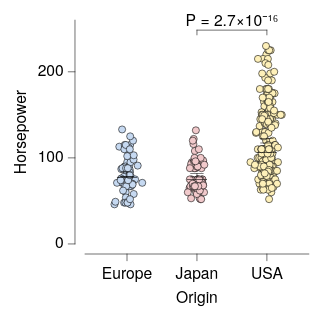

The Vega-Lite source for this figure:
### Vega-Lite specification from a JSON file in a GitHub repository (floating-point values rounded to 4 significant figures; data arrays with more than 128 entries replaced by an {"elided": "..."} marker saying what was removed)
{"background": null, "config": {"arc": {"fill": "#DBDBDB", "fillOpacity": 1.0, "innerRadius": 25.0, "padAngle": 0.03, "stroke": "black", "strokeOpacity": 1, "strokeWidth": 0.25}, "area": {"fill": "#DBDBDB", "fillOpacity": 1.0, "stroke": "black", "strokeOpacity": 1, "strokeWidth": 0.25}, "axis": {"domain": true, "domainCap": "round", "domainColor": "black", "domainWidth": 0.25, "grid": false, "gridCap": "round", "gridColor": "#F1F1F1", "gridDash": [0, 0], "gridOpacity": 1.0, "gridWidth": 0.25, "labelColor": "black", "labelFont": "Helvetica Neue", "labelFontSize": 7, "labelFontStyle": "normal", "labelFontWeight": 400, "offset": 4.5, "ticks": true, "tickCap": "round", "tickColor": "black", "tickRound": false, "tickSize": 3, "tickWidth": 0.25, "titleColor": "black", "titleFont": "Helvetica Neue", "titleFontSize": 7, "titleFontStyle": "normal", "titleFontWeight": 400}, "axisX": {"domain": true, "labelAlign": "center", "labelAngle": 0, "labels": true, "ticks": true, "translate": 0}, "axisY": {"domain": true, "labelAlign": "right", "labelAngle": 0, "labels": true, "ticks": true, "translate": 0}, "axisRight": {"domain": true, "labelAlign": "left", "labelAngle": 0, "labels": true, "ticks": true, "translate": 0}, "axisTop": {"domain": true, "labelAlign": "center", "labelAngle": 0, "labels": true, "ticks": true, "translate": 0}, "axisBand": {"tickOffset": 0}, "bar": {"fill": "#DBDBDB", "fillOpacity": 1.0, "stroke": "black", "strokeOpacity": 1, "strokeWidth": 0.25}, "boxplot": {"size": 9.0, "ticks": {"cornerRadius": 0.25, "fill": "black", "size": 4.5, "thickness": 0.25}, "box": {"fillOpacity": 1.0, "stroke": "black", "strokeOpacity": 1, "strokeWidth": 0.25}, "median": {"fill": "black", "fillOpacity": 1.0, "size": 9.0, "thickness": 0.25}, "rule": {"fill": "black", "fillOpacity": 1.0, "size": 10.0, "stroke": "black", "strokeDash": [0, 0], "strokeOpacity": 1, "strokeWidth": 0.25}, "outliers": {"color": "black", "fill": "black", "fillOpacity": 1.0, "size": 0, "stroke": "black", "strokeOpacity": 1, "strokeWidth": 0.25}}, "circle": {"fill": "black", "fillOpacity": 1.0, "size": 0.5, "stroke": null, "strokeOpacity": 1, "strokeWidth": 0.25}, "errorband": {"band": {"fillOpacity": 0.6, "stroke": null, "strokeWidth": 0.25, "strokeOpacity": 1}, "borders": {"opacity": 0, "strokeOpacity": 0.25, "strokeWidth": 1}}, "errorbar": {"opacity": 1, "rule": {"strokeDash": [0, 0], "strokeWidth": 0.25}, "ticks": {"color": "black", "cornerRadius": 0.125, "opacity": 1, "size": 6.0, "thickness": 0.25}, "thickness": 0.25}, "font": "Helvetica Neue", "geoshape": {"fill": "#DBDBDB", "fillOpacity": 1.0, "stroke": "black", "strokeOpacity": 1, "strokeWidth": 0.25}, "header": {"labelColor": "black", "labelFont": "Helvetica Neue", "labelFontSize": 7, "labelFontStyle": "normal", "labelFontWeight": 400, "titleColor": "black", "titleFont": "Helvetica Neue", "titleFontSize": 7, "titleFontStyle": "normal", "titleFontWeight": 400, "titlePadding": 0}, "legend": {"disable": false, "offset": 4.5, "gradientLength": 50.0, "gradientThickness": 5.0, "gradientOpacity": 1.0, "gradientStrokeColor": "black", "gradientStrokeWidth": 0.25, "labelColor": "black", "labelFont": "Helvetica Neue", "labelFontSize": 7, "labelFontStyle": "normal", "labelFontWeight": 400, "strokeColor": "black", "strokeWidth": 0, "symbolSize": 42, "symbolStrokeColor": "black", "symbolStrokeWidth": 0.25, "titleColor": "black", "titleFont": "Helvetica Neue", "titleFontSize": 7, "titleFontStyle": "normal", "titleFontWeight": 400}, "line": {"color": "black", "stroke": "black", "strokeCap": "round", "strokeDash": [0, 0], "strokeOpacity": 1, "strokeWidth": 0.375}, "point": {"filled": true, "fill": "#DBDBDB", "fillOpacity": 1.0, "size": 5.0, "stroke": "black", "strokeOpacity": 1, "strokeWidth": 0.25}, "range": {"category": ["#C6D9F1", "#F1C9CB", "#FEF0B9", "#CEE37A", "#7AA8E0", "#E589A3", "#FDDD5D", "#68B961", "#4177B1", "#C35082", "#E5C227", "#438156"], "diverging": {"scheme": ["#C35082", "#CE6D94", "#D989A7", "#E2A4BA", "#EABFCE", "#F1DBE2", "#F6F6F6", "#D7E0EB", "#B9CBE0", "#9BB6D5", "#7DA1C9", "#5F8CBD", "#4177B1"]}, "heatmap": {"scheme": ["#DFE9F7", "#C6D9F1", "#ADC8EC", "#94B8E6", "#7AA8E0", "#6097DA", "#4D87CA", "#4177B1", "#386898", "#2F597F", "#264A69", "#1D3A58"]}, "ordinal": {"scheme": ["#F1F1F1", "#DBDBDB", "#C6C6C6", "#B2B2B2", "#9D9D9D", "#898989", "#767676", "#636363", "#515151", "#404040", "#2F2F2F", "#1F1F1F"]}, "ramp": {"scheme": ["#DFE9F7", "#C6D9F1", "#ADC8EC", "#94B8E6", "#7AA8E0", "#6097DA", "#4D87CA", "#4177B1", "#386898", "#2F597F", "#264A69", "#1D3A58"]}}, "rule": {"color": "black", "stroke": "black", "strokeCap": "round", "strokeDash": [2, 2], "strokeOpacity": 1, "strokeWidth": 0.25}, "scale": {"bandPaddingInner": 0.1, "bandPaddingOuter": 0.1, "round": false}, "rect": {"fill": "#DBDBDB", "fillOpacity": 1.0, "stroke": "black", "strokeOpacity": 1, "strokeWidth": 0.25}, "square": {"fill": "#DBDBDB", "fillOpacity": 1.0, "size": 10.0, "stroke": "black", "strokeOpacity": 1, "strokeWidth": 0.25}, "text": {"color": "black", "font": "Helvetica Neue", "fontSize": 7, "fontStyle": "normal", "fontWeight": 400}, "title": {"anchor": "middle", "frame": "group", "color": "black", "font": "Helvetica Neue", "fontSize": 7, "fontStyle": "normal", "fontWeight": 400, "subtitleColor": "black", "subtitleFont": "Helvetica Neue", "subtitleFontSize": "Helvetica Neue", "subtitleFontStyle": "normal", "subtitleFontWeight": 400}, "view": {"continuousWidth": 100, "continuousHeight": 100, "discreteWidth": 100, "discreteHeight": 100, "fill": null, "stroke": null, "strokeWidth": 0.25}}, "layer": [{"data": {"name": "data-53eecb024a78fdc2be808dcfdc3af7a2"}, "mark": {"type": "circle", "opacity": 1.0, "size": 10.0, "stroke": "black", "strokeOpacity": 1, "strokeWidth": 0.25}, "encoding": {"color": {"field": "Origin", "legend": null, "sort": ["Europe", "Japan", "USA"], "title": null, "type": "nominal"}, "x": {"axis": {}, "field": "Origin", "sort": ["Europe", "Japan", "USA"], "title": "Origin", "type": "nominal"}, "xOffset": {"field": "jitter_x", "scale": {"domain": [-7.33, 7.33], "range": [5.17, 19.83]}, "type": "quantitative"}, "y": {"field": "Horsepower", "title": "Horsepower", "type": "quantitative"}}}, {"data": {"name": "data-6c4882663eaca411296217af4f5e04f9"}, "mark": {"type": "errorbar"}, "encoding": {"x": {"axis": {}, "field": "Origin", "sort": ["Europe", "Japan", "USA"], "title": "Origin", "type": "nominal"}, "y": {"field": "__mean", "title": "Horsepower", "type": "quantitative"}, "yError": {"field": "__error"}}}, {"data": {"name": "data-53eecb024a78fdc2be808dcfdc3af7a2"}, "mark": {"type": "boxplot", "box": {"fillOpacity": 0, "strokeOpacity": 0}, "outliers": {"opacity": 0}, "rule": {"strokeOpacity": 0}, "ticks": false}, "encoding": {"x": {"axis": {}, "field": "Origin", "sort": ["Europe", "Japan", "USA"], "title": "Origin", "type": "nominal"}, "y": {"field": "Horsepower", "title": "Horsepower", "type": "quantitative"}}}, {"layer": [{"layer": [{"data": {"values": [{"x": "USA", "x2": "Japan", "y": 248.4, "__dysonsphere__": 1}]}, "mark": {"type": "rule", "strokeCap": "round", "strokeDash": [0, 0], "strokeWidth": 0.25}, "encoding": {"x": {"field": "x", "type": "nominal"}, "x2": {"field": "x2"}, "y": {"field": "y", "type": "quantitative"}}}, {"data": {"values": [{"x": "USA", "y": 248.4, "y2": 242.9, "__dysonsphere__": 1}]}, "mark": {"type": "rule", "strokeCap": "round", "strokeDash": [0, 0], "strokeWidth": 0.25}, "encoding": {"x": {"field": "x", "type": "nominal"}, "y": {"field": "y", "type": "quantitative"}, "y2": {"field": "y2"}}}, {"data": {"values": [{"x": "Japan", "y": 248.4, "y2": 242.9, "__dysonsphere__": 1}]}, "mark": {"type": "rule", "strokeCap": "round", "strokeDash": [0, 0], "strokeWidth": 0.25}, "encoding": {"x": {"field": "x", "type": "nominal"}, "y": {"field": "y", "type": "quantitative"}, "y2": {"field": "y2"}}}, {"data": {"values": [{"y": 248.4, "label": "P = 2.7×10⁻¹⁶", "__dysonsphere__": 1}]}, "mark": {"type": "text", "align": "center", "dy": -4, "fontSize": 7}, "encoding": {"text": {"field": "label", "type": "nominal"}, "x": {"value": 65.62}, "y": {"field": "y", "type": "quantitative"}}}]}], "name": "__dysonsphere_906c71d739e1552c_7"}], "$schema": "https://vega.github.io/schema/vega-lite/v6.4.1.json", "datasets": {"data-53eecb024a78fdc2be808dcfdc3af7a2": {"elided": "400 records"}, "data-6c4882663eaca411296217af4f5e04f9": [{"Origin": "USA", "__mean": 119.9, "__error": 2.529, "__dysonsphere__": 1}, {"Origin": "Europe", "__mean": 81.0, "__error": 2.47, "__dysonsphere__": 1}, {"Origin": "Japan", "__mean": 79.84, "__error": 2.005, "__dysonsphere__": 1}]}}
